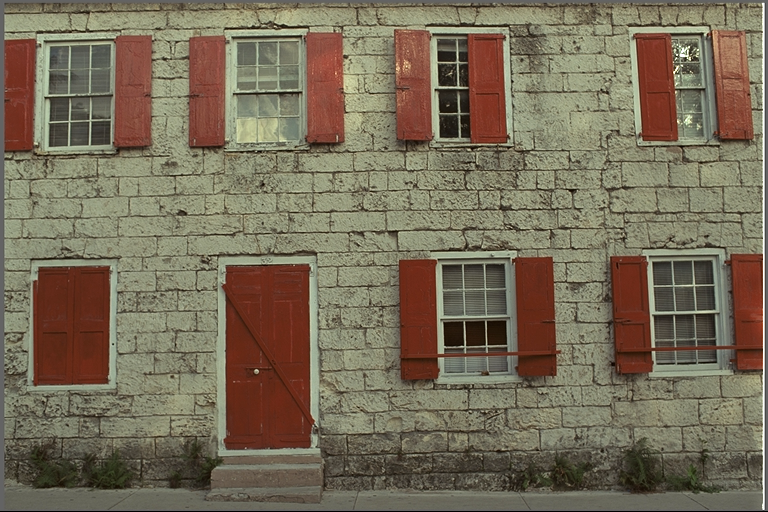
#> input picture data/natural/kodim01.png, 768 x 512 px, found by its file name
$ python test_RCT_lifted.py
#> lines starting #> are read from the running program, lines starting #| are printed output that depends on the picture
#> further down, img is the input picture: shape (512, 768, 3); mean R, G, B 119.8, 108.7, 88.4
import numpy as np
import imageio.v3 as iio
import matplotlib.pyplot as plt
from skimage.metrics import peak_signal_noise_ratio

def forward_RCT(img):
    R = img[:,:,0].astype(np.int32)
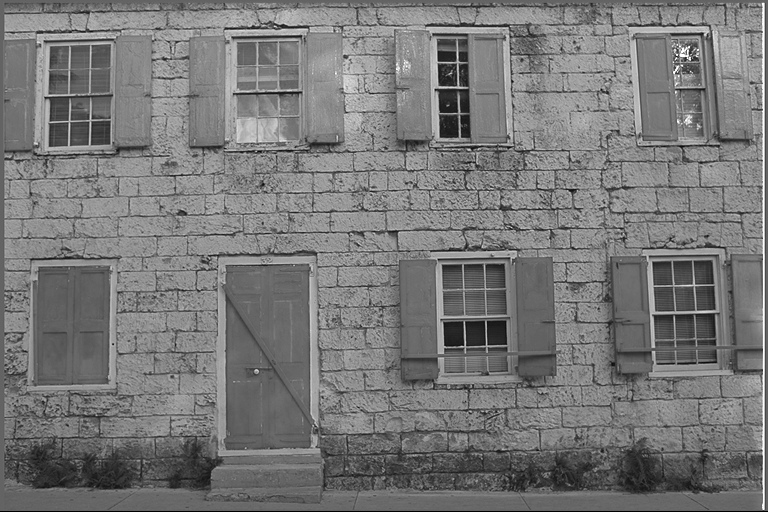
#> R: shape (512, 768) int32; min 0, max 255, mean 119.8
    G = img[:,:,1].astype(np.int32)
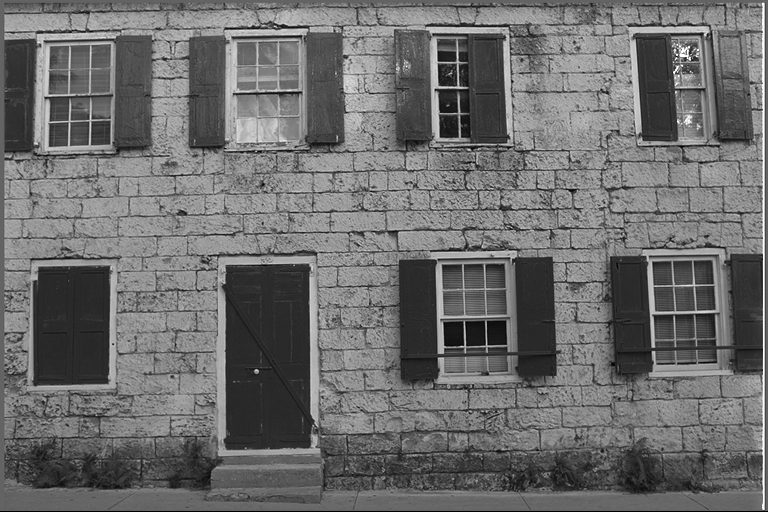
#> G: shape (512, 768) int32; min 0, max 255, mean 108.7
    B = img[:,:,2].astype(np.int32)
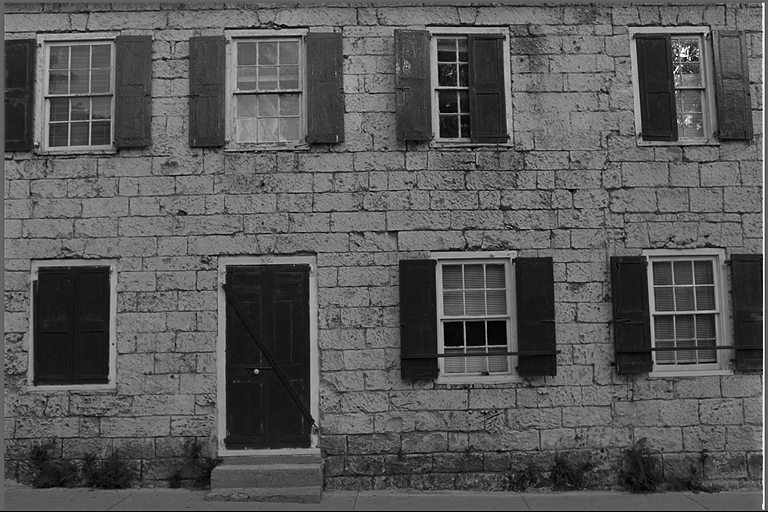
#> B: shape (512, 768) int32; min 0, max 255, mean 88.4

    Co = R - B
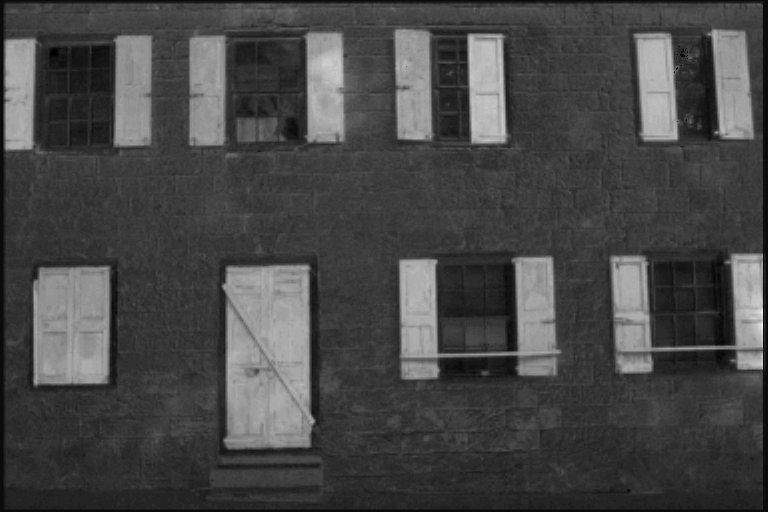
#> Co: shape (512, 768) int32; min -6, max 127, mean 31.4; drawn with min black and max white
    t = B + (Co>>1)
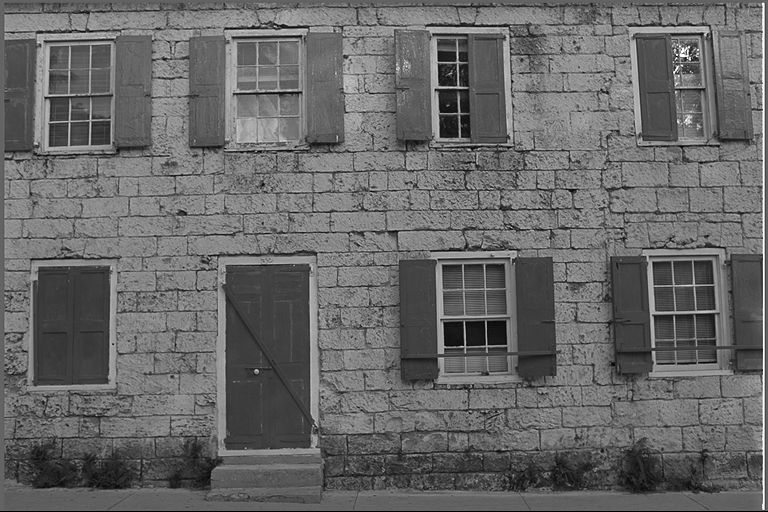
#> t: shape (512, 768) int32; min 0, max 255, mean 103.8
    Cg = G - t
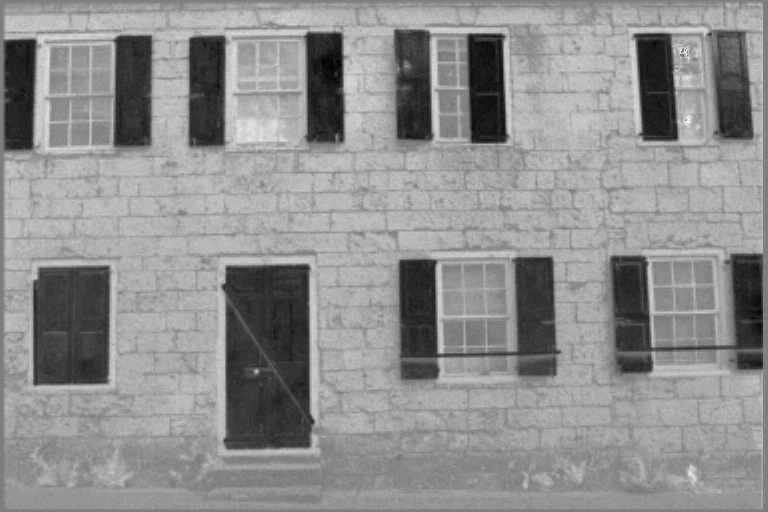
#> Cg: shape (512, 768) int32; min -35, max 36, mean 4.9; drawn with min black and max white
    Y = t + (Cg>>1)

    return np.stack((Y, Co, Cg), axis=2).astype(np.int32)
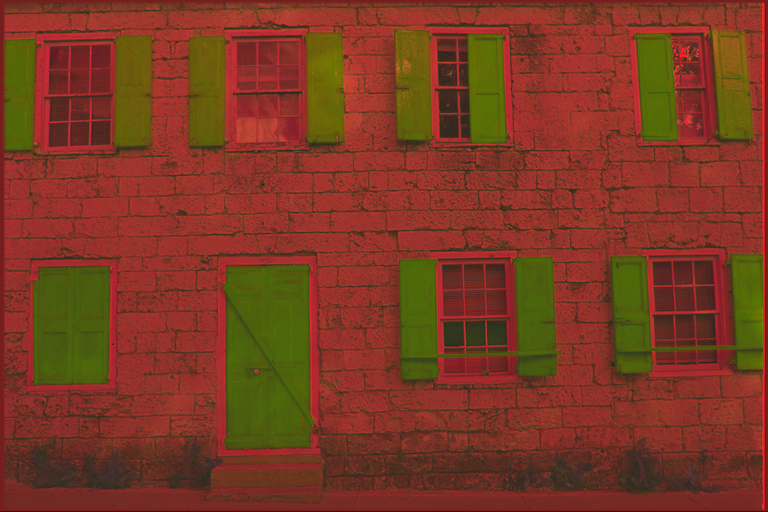
#> returned value: shape (512, 768, 3) int32; mean of channels 0, 1, 2 106.1, 31.4, 4.9; drawn with min black and max white

def inverse_RCT(rct_img):
    Y  = rct_img[:,:,0].astype(np.int32)
    Co = rct_img[:,:,1].astype(np.int32)
    Cg = rct_img[:,:,2].astype(np.int32)

    t = Y - np.floor(Cg>>1)
    G = Cg + t
    B = t - (Co >> 1)
    R = B + Co

    return np.stack((R, G, B), axis=2).astype(np.uint8)

img = iio.imread('data/natural/kodim01.png')  # przykładowy obraz
rct = forward_RCT(img)
rec = inverse_RCT(rct)

# Obliczenie PSNR
psnr_value = peak_signal_noise_ratio(img, rec, data_range=255)
#> psnr_value = inf
print("PSNR:", psnr_value)
#| PSNR: inf
diff = np.abs(img.astype(np.int32) - rec.astype(np.int32))
#> diff: shape (512, 768, 3) int32; every value is 0
print("\nMaksymalna różnica:", diff.max())
#| Maksymalna różnica: 0

# Tworzenie figury z dwoma obrazami
fig, axes = plt.subplots(1, 2, figsize=(10, 5))

axes[0].imshow(img)
axes[0].set_title("Oryginał")
axes[0].axis("off")

axes[1].imshow(rec)
axes[1].set_title("Rekonstrukcja")
axes[1].axis("off")

# Dodanie PSNR jako tekstu globalnego pod obrazami
fig.text(0.5, 0.1, f"PSNR: {psnr_value:.2f} dB", ha='center', fontsize=12)
fig.text(0.5, 0.05, f"Max difference: {diff.max():.2f}", ha='center', fontsize=12)

# Dopasowanie layoutu i zapis PNG
plt.tight_layout(pad=0.5)
fig.savefig("porownanie_psnr.png", bbox_inches='tight', pad_inches=0.1, dpi=150)
plt.show()

$ run again, with data/natural/kodim02.png copied over data/natural/kodim01.png
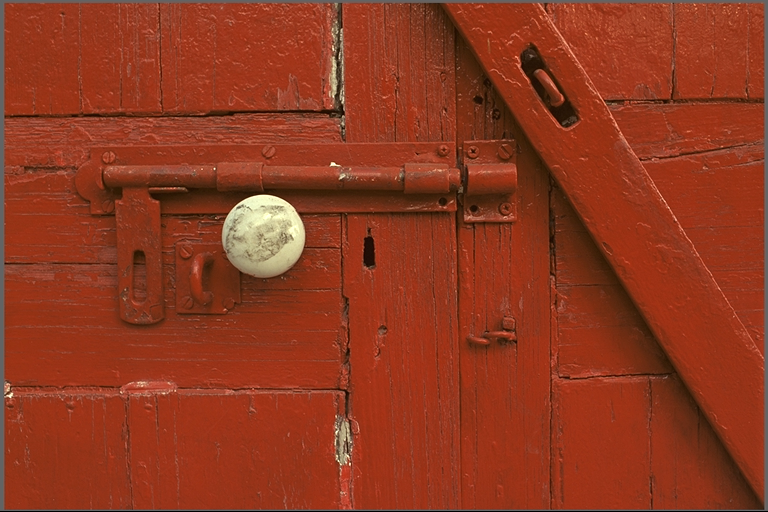
#> input picture data/natural/kodim02.png, 768 x 512 px, found by its file name
#> img is the input picture: shape (512, 768, 3); mean R, G, B 142.9, 56.4, 31.2
#> in forward_RCT, `Y = t + (Cg>>1)`:
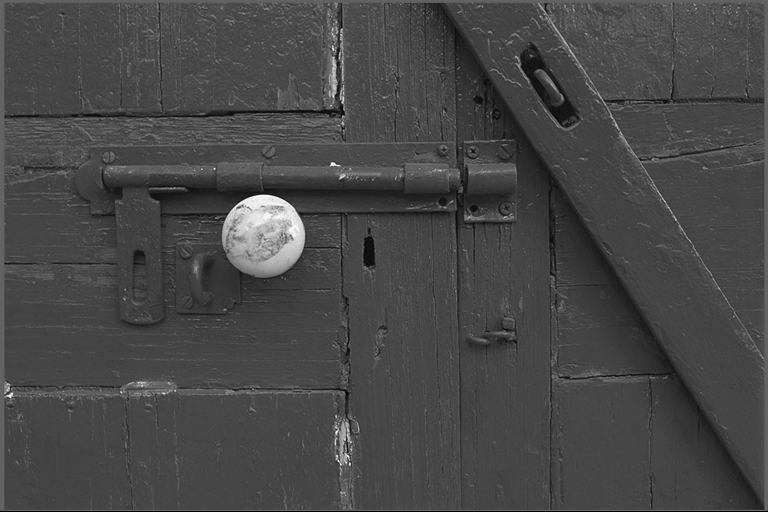
#> Y: shape (512, 768) int32; min 0, max 254, mean 71.4
#> in forward_RCT, `return np.stack((Y, Co, Cg), axis=2).astype(np.int32)`:
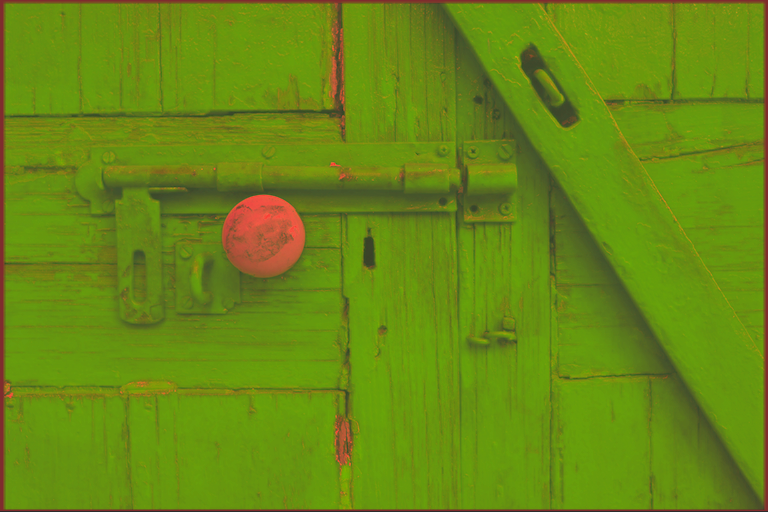
#> returned value: shape (512, 768, 3) int32; mean of channels 0, 1, 2 71.4, 111.6, -30.5; drawn with min black and max white
#> psnr_value = inf
#| PSNR: inf
#> diff: shape (512, 768, 3) int32; every value is 0
#| Maksymalna różnica: 0

$ run again, with data/natural/kodim04.png copied over data/natural/kodim01.png
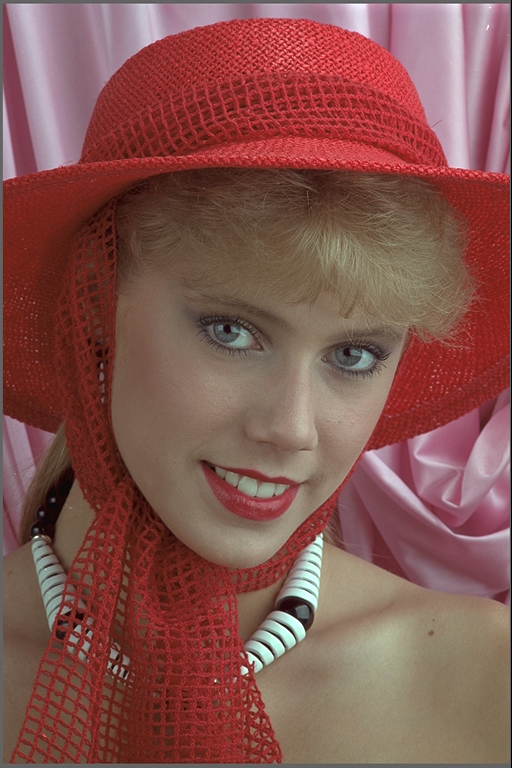
#> input picture data/natural/kodim04.png, 512 x 768 px, found by its file name
#> img is the input picture: shape (768, 512, 3); mean R, G, B 131.9, 84.1, 78.4
#> in forward_RCT, `return np.stack((Y, Co, Cg), axis=2).astype(np.int32)`:
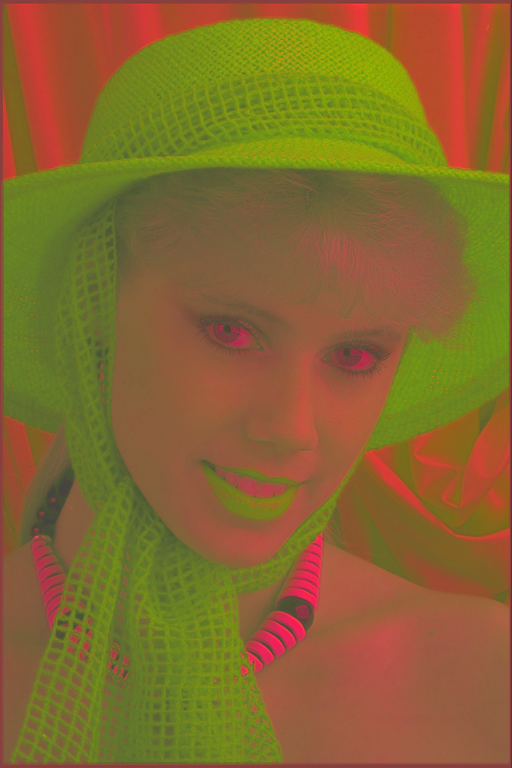
#> returned value: shape (768, 512, 3) int32; mean of channels 0, 1, 2 94.3, 53.5, -20.8; drawn with min black and max white
#> psnr_value = inf
#| PSNR: inf
#> diff: shape (768, 512, 3) int32; every value is 0
#| Maksymalna różnica: 0
